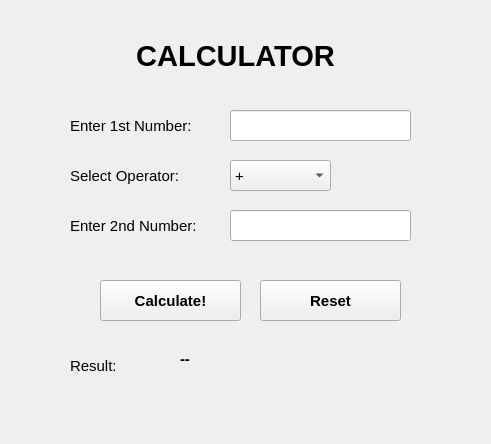
<?xml version="1.0" encoding="UTF-8"?>
<ui version="4.0">
 <class>Form</class>
 <widget class="QWidget" name="Form">
  <property name="geometry">
   <rect>
    <x>0</x>
    <y>0</y>
    <width>491</width>
    <height>444</height>
   </rect>
  </property>
  <property name="windowTitle">
   <string>Form</string>
  </property>
  <widget class="QLabel" name="label">
   <property name="geometry">
    <rect>
     <x>70</x>
     <y>100</y>
     <width>151</width>
     <height>51</height>
    </rect>
   </property>
   <property name="font">
    <font>
     <family>Segoe UI</family>
     <pointsize>11</pointsize>
    </font>
   </property>
   <property name="text">
    <string>Enter 1st Number:</string>
   </property>
  </widget>
  <widget class="QLineEdit" name="num1">
   <property name="geometry">
    <rect>
     <x>230</x>
     <y>110</y>
     <width>181</width>
     <height>31</height>
    </rect>
   </property>
   <property name="font">
    <font>
     <family>Segoe UI</family>
     <pointsize>11</pointsize>
    </font>
   </property>
  </widget>
  <widget class="QLineEdit" name="num2">
   <property name="geometry">
    <rect>
     <x>230</x>
     <y>210</y>
     <width>181</width>
     <height>31</height>
    </rect>
   </property>
   <property name="font">
    <font>
     <family>Segoe UI</family>
     <pointsize>11</pointsize>
    </font>
   </property>
  </widget>
  <widget class="QLabel" name="label_2">
   <property name="geometry">
    <rect>
     <x>70</x>
     <y>200</y>
     <width>161</width>
     <height>51</height>
    </rect>
   </property>
   <property name="font">
    <font>
     <family>Segoe UI</family>
     <pointsize>11</pointsize>
    </font>
   </property>
   <property name="text">
    <string>Enter 2nd Number:</string>
   </property>
  </widget>
  <widget class="QComboBox" name="operation">
   <property name="geometry">
    <rect>
     <x>230</x>
     <y>160</y>
     <width>101</width>
     <height>31</height>
    </rect>
   </property>
   <property name="font">
    <font>
     <pointsize>11</pointsize>
    </font>
   </property>
   <item>
    <property name="text">
     <string>+</string>
    </property>
   </item>
   <item>
    <property name="text">
     <string>-</string>
    </property>
   </item>
   <item>
    <property name="text">
     <string>*</string>
    </property>
   </item>
   <item>
    <property name="text">
     <string>/</string>
    </property>
   </item>
  </widget>
  <widget class="QLabel" name="label_3">
   <property name="geometry">
    <rect>
     <x>70</x>
     <y>150</y>
     <width>161</width>
     <height>51</height>
    </rect>
   </property>
   <property name="font">
    <font>
     <family>Segoe UI</family>
     <pointsize>11</pointsize>
    </font>
   </property>
   <property name="text">
    <string>Select Operator:</string>
   </property>
  </widget>
  <widget class="QLabel" name="label_4">
   <property name="geometry">
    <rect>
     <x>70</x>
     <y>340</y>
     <width>161</width>
     <height>51</height>
    </rect>
   </property>
   <property name="font">
    <font>
     <family>Segoe UI</family>
     <pointsize>11</pointsize>
    </font>
   </property>
   <property name="text">
    <string>Result:</string>
   </property>
  </widget>
  <widget class="QPushButton" name="calc_btn">
   <property name="geometry">
    <rect>
     <x>100</x>
     <y>280</y>
     <width>141</width>
     <height>41</height>
    </rect>
   </property>
   <property name="font">
    <font>
     <family>Segoe UI</family>
     <pointsize>11</pointsize>
     <weight>75</weight>
     <bold>true</bold>
    </font>
   </property>
   <property name="cursor">
    <cursorShape>PointingHandCursor</cursorShape>
   </property>
   <property name="text">
    <string>Calculate!</string>
   </property>
  </widget>
  <widget class="QLabel" name="result">
   <property name="geometry">
    <rect>
     <x>180</x>
     <y>350</y>
     <width>231</width>
     <height>81</height>
    </rect>
   </property>
   <property name="font">
    <font>
     <family>Segoe UI</family>
     <pointsize>11</pointsize>
     <weight>75</weight>
     <bold>true</bold>
    </font>
   </property>
   <property name="text">
    <string>--</string>
   </property>
   <property name="alignment">
    <set>Qt::AlignLeading|Qt::AlignLeft|Qt::AlignTop</set>
   </property>
   <property name="wordWrap">
    <bool>true</bool>
   </property>
  </widget>
  <widget class="QPushButton" name="reset_btn">
   <property name="geometry">
    <rect>
     <x>260</x>
     <y>280</y>
     <width>141</width>
     <height>41</height>
    </rect>
   </property>
   <property name="font">
    <font>
     <family>Segoe UI</family>
     <pointsize>11</pointsize>
     <weight>75</weight>
     <bold>true</bold>
    </font>
   </property>
   <property name="cursor">
    <cursorShape>PointingHandCursor</cursorShape>
   </property>
   <property name="text">
    <string>Reset</string>
   </property>
  </widget>
  <widget class="QLabel" name="label_5">
   <property name="geometry">
    <rect>
     <x>90</x>
     <y>30</y>
     <width>291</width>
     <height>51</height>
    </rect>
   </property>
   <property name="font">
    <font>
     <family>Segoe UI</family>
     <pointsize>22</pointsize>
     <weight>75</weight>
     <bold>true</bold>
    </font>
   </property>
   <property name="text">
    <string>CALCULATOR</string>
   </property>
   <property name="alignment">
    <set>Qt::AlignCenter</set>
   </property>
  </widget>
 </widget>
 <resources/>
 <connections/>
</ui>
